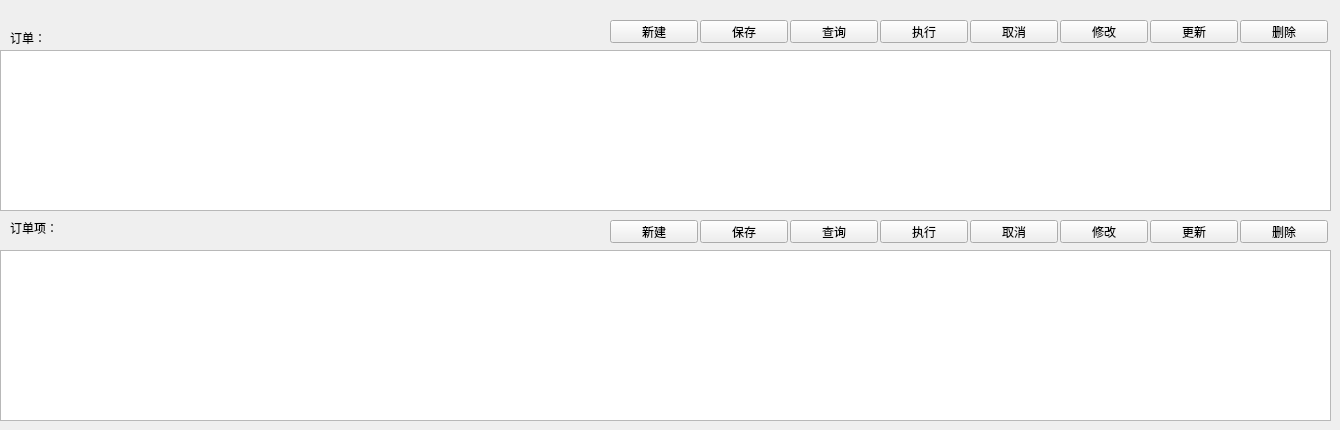
    <widget class="QWidget" name="Dtab_Purchase_Job_Order">
     <attribute name="title">
      <string>采购订单</string>
     </attribute>
     <widget class="QTableWidget" name="tbw_Purchase_Job_Order">
      <property name="geometry">
       <rect>
        <x>0</x>
        <y>50</y>
        <width>1331</width>
        <height>161</height>
       </rect>
      </property>
     </widget>
     <widget class="QTableWidget" name="tbw_Purchase_Job_Order_Item">
      <property name="geometry">
       <rect>
        <x>0</x>
        <y>250</y>
        <width>1331</width>
        <height>171</height>
       </rect>
      </property>
     </widget>
     <widget class="QLabel" name="label_115">
      <property name="geometry">
       <rect>
        <x>10</x>
        <y>30</y>
        <width>51</width>
        <height>16</height>
       </rect>
      </property>
      <property name="text">
       <string>订单：</string>
      </property>
     </widget>
     <widget class="QLabel" name="label_116">
      <property name="geometry">
       <rect>
        <x>10</x>
        <y>220</y>
        <width>71</width>
        <height>16</height>
       </rect>
      </property>
      <property name="text">
       <string>订单项：</string>
      </property>
     </widget>
     <widget class="QPushButton" name="pbtn_Purchase_Job_Order_Query">
      <property name="geometry">
       <rect>
        <x>790</x>
        <y>20</y>
        <width>88</width>
        <height>23</height>
       </rect>
      </property>
      <property name="text">
       <string>查询</string>
      </property>
     </widget>
     <widget class="QPushButton" name="pbtn_Purchase_Job_Order_Cancel">
      <property name="geometry">
       <rect>
        <x>970</x>
        <y>20</y>
        <width>88</width>
        <height>23</height>
       </rect>
      </property>
      <property name="text">
       <string>取消</string>
      </property>
     </widget>
     <widget class="QPushButton" name="pbtn_Purchase_Job_Order_Save">
      <property name="geometry">
       <rect>
        <x>700</x>
        <y>20</y>
        <width>88</width>
        <height>23</height>
       </rect>
      </property>
      <property name="text">
       <string>保存</string>
      </property>
     </widget>
     <widget class="QPushButton" name="pbtn_Purchase_Job_Order_Update">
      <property name="geometry">
       <rect>
        <x>1150</x>
        <y>20</y>
        <width>88</width>
        <height>23</height>
       </rect>
      </property>
      <property name="text">
       <string>更新</string>
      </property>
     </widget>
     <widget class="QPushButton" name="pbtn_Purchase_Job_Order_Delete">
      <property name="geometry">
       <rect>
        <x>1240</x>
        <y>20</y>
        <width>88</width>
        <height>23</height>
       </rect>
      </property>
      <property name="text">
       <string>删除</string>
      </property>
     </widget>
     <widget class="QPushButton" name="pbtn_Purchase_Job_Order_Modify">
      <property name="geometry">
       <rect>
        <x>1060</x>
        <y>20</y>
        <width>88</width>
        <height>23</height>
       </rect>
      </property>
      <property name="text">
       <string>修改</string>
      </property>
     </widget>
     <widget class="QPushButton" name="pbtn_Purchase_Job_Order_Run">
      <property name="geometry">
       <rect>
        <x>880</x>
        <y>20</y>
        <width>88</width>
        <height>23</height>
       </rect>
      </property>
      <property name="text">
       <string>执行</string>
      </property>
     </widget>
     <widget class="QPushButton" name="pbtn_Purchase_Job_Order_New">
      <property name="geometry">
       <rect>
        <x>610</x>
        <y>20</y>
        <width>88</width>
        <height>23</height>
       </rect>
      </property>
      <property name="text">
       <string>新建</string>
      </property>
     </widget>
     <widget class="QPushButton" name="pbtn_Purchase_Job_Order_Item_Query">
      <property name="geometry">
       <rect>
        <x>790</x>
        <y>220</y>
        <width>88</width>
        <height>23</height>
       </rect>
      </property>
      <property name="text">
       <string>查询</string>
      </property>
     </widget>
     <widget class="QPushButton" name="pbtn_Purchase_Job_Order_Item_Cancel">
      <property name="geometry">
       <rect>
        <x>970</x>
        <y>220</y>
        <width>88</width>
        <height>23</height>
       </rect>
      </property>
      <property name="text">
       <string>取消</string>
      </property>
     </widget>
     <widget class="QPushButton" name="pbtn_Purchase_Job_Order_Item_Save">
      <property name="geometry">
       <rect>
        <x>700</x>
        <y>220</y>
        <width>88</width>
        <height>23</height>
       </rect>
      </property>
      <property name="text">
       <string>保存</string>
      </property>
     </widget>
     <widget class="QPushButton" name="pbtn_Purchase_Job_Order_Item_Update">
      <property name="geometry">
       <rect>
        <x>1150</x>
        <y>220</y>
        <width>88</width>
        <height>23</height>
       </rect>
      </property>
      <property name="text">
       <string>更新</string>
      </property>
     </widget>
     <widget class="QPushButton" name="pbtn_Purchase_Job_Order_Item_Delete">
      <property name="geometry">
       <rect>
        <x>1240</x>
        <y>220</y>
        <width>88</width>
        <height>23</height>
       </rect>
      </property>
      <property name="text">
       <string>删除</string>
      </property>
     </widget>
     <widget class="QPushButton" name="pbtn_Purchase_Job_Order_Item_Modify">
      <property name="geometry">
       <rect>
        <x>1060</x>
        <y>220</y>
        <width>88</width>
        <height>23</height>
       </rect>
      </property>
      <property name="text">
       <string>修改</string>
      </property>
     </widget>
     <widget class="QPushButton" name="pbtn_Purchase_Job_Order_Item_Run">
      <property name="geometry">
       <rect>
        <x>880</x>
        <y>220</y>
        <width>88</width>
        <height>23</height>
       </rect>
      </property>
      <property name="text">
       <string>执行</string>
      </property>
     </widget>
     <widget class="QPushButton" name="pbtn_Purchase_Job_Order_Item_New">
      <property name="geometry">
       <rect>
        <x>610</x>
        <y>220</y>
        <width>88</width>
        <height>23</height>
       </rect>
      </property>
      <property name="text">
       <string>新建</string>
      </property>
     </widget>
    </widget>
